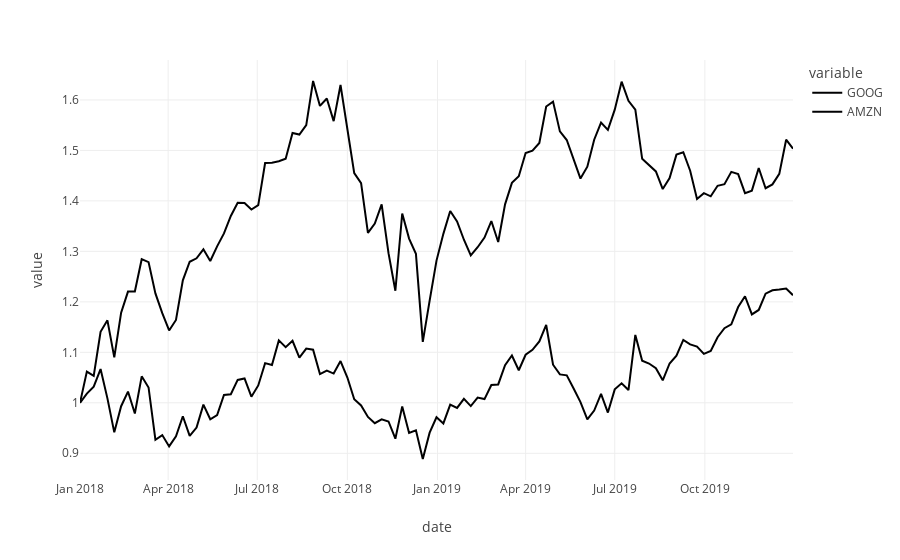

Notebook source saved alongside this figure:
### Code cell
agent_executor.invoke({
    "input": "can you use the stocks dataframe in plotly express to generate a line graph with comparing the Google and Amazon stocks?"
})
